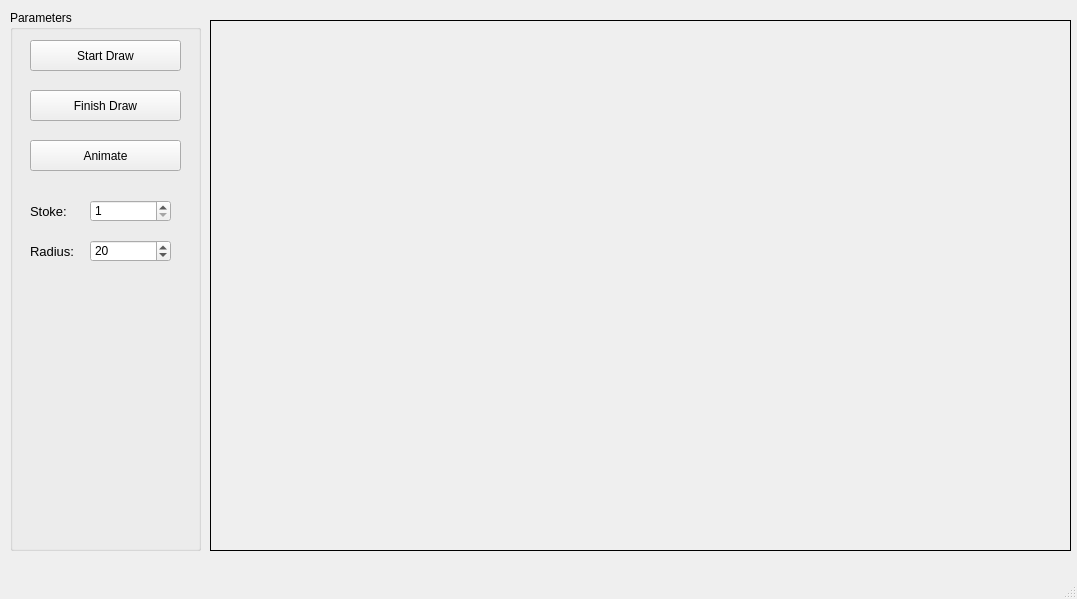
<?xml version="1.0" encoding="UTF-8"?>
<ui version="4.0">
 <class>MainWindow</class>
 <widget class="QMainWindow" name="MainWindow">
  <property name="geometry">
   <rect>
    <x>0</x>
    <y>0</y>
    <width>1077</width>
    <height>599</height>
   </rect>
  </property>
  <property name="windowTitle">
   <string>MainWindow</string>
  </property>
  <widget class="QWidget" name="centralwidget">
   <widget class="QGroupBox" name="groupBox">
    <property name="geometry">
     <rect>
      <x>10</x>
      <y>10</y>
      <width>191</width>
      <height>541</height>
     </rect>
    </property>
    <property name="title">
     <string>Parameters</string>
    </property>
    <widget class="QPushButton" name="btn_load">
     <property name="geometry">
      <rect>
       <x>20</x>
       <y>30</y>
       <width>151</width>
       <height>31</height>
      </rect>
     </property>
     <property name="text">
      <string>Start Draw</string>
     </property>
    </widget>
    <widget class="QPushButton" name="btn_move">
     <property name="geometry">
      <rect>
       <x>20</x>
       <y>130</y>
       <width>151</width>
       <height>31</height>
      </rect>
     </property>
     <property name="text">
      <string>Animate</string>
     </property>
    </widget>
    <widget class="QPushButton" name="btn_finish">
     <property name="geometry">
      <rect>
       <x>20</x>
       <y>80</y>
       <width>151</width>
       <height>31</height>
      </rect>
     </property>
     <property name="text">
      <string>Finish Draw</string>
     </property>
    </widget>
    <widget class="QSpinBox" name="sb_stroke">
     <property name="geometry">
      <rect>
       <x>80</x>
       <y>190</y>
       <width>81</width>
       <height>22</height>
      </rect>
     </property>
     <property name="minimum">
      <number>1</number>
     </property>
     <property name="maximum">
      <number>10</number>
     </property>
    </widget>
    <widget class="QLabel" name="label">
     <property name="geometry">
      <rect>
       <x>20</x>
       <y>191</y>
       <width>47</width>
       <height>20</height>
      </rect>
     </property>
     <property name="font">
      <font>
       <pointsize>10</pointsize>
      </font>
     </property>
     <property name="text">
      <string>Stoke:</string>
     </property>
    </widget>
    <widget class="QLabel" name="label_2">
     <property name="geometry">
      <rect>
       <x>20</x>
       <y>231</y>
       <width>47</width>
       <height>20</height>
      </rect>
     </property>
     <property name="font">
      <font>
       <pointsize>10</pointsize>
      </font>
     </property>
     <property name="text">
      <string>Radius:</string>
     </property>
    </widget>
    <widget class="QSpinBox" name="sb_radius">
     <property name="geometry">
      <rect>
       <x>80</x>
       <y>230</y>
       <width>81</width>
       <height>22</height>
      </rect>
     </property>
     <property name="minimum">
      <number>10</number>
     </property>
     <property name="value">
      <number>20</number>
     </property>
    </widget>
   </widget>
   <widget class="QLabel" name="lb_left">
    <property name="geometry">
     <rect>
      <x>210</x>
      <y>20</y>
      <width>861</width>
      <height>531</height>
     </rect>
    </property>
    <property name="frameShape">
     <enum>QFrame::Box</enum>
    </property>
    <property name="text">
     <string/>
    </property>
   </widget>
  </widget>
  <widget class="QMenuBar" name="menubar">
   <property name="geometry">
    <rect>
     <x>0</x>
     <y>0</y>
     <width>1077</width>
     <height>21</height>
    </rect>
   </property>
  </widget>
  <widget class="QStatusBar" name="statusbar"/>
 </widget>
 <resources/>
 <connections/>
</ui>
